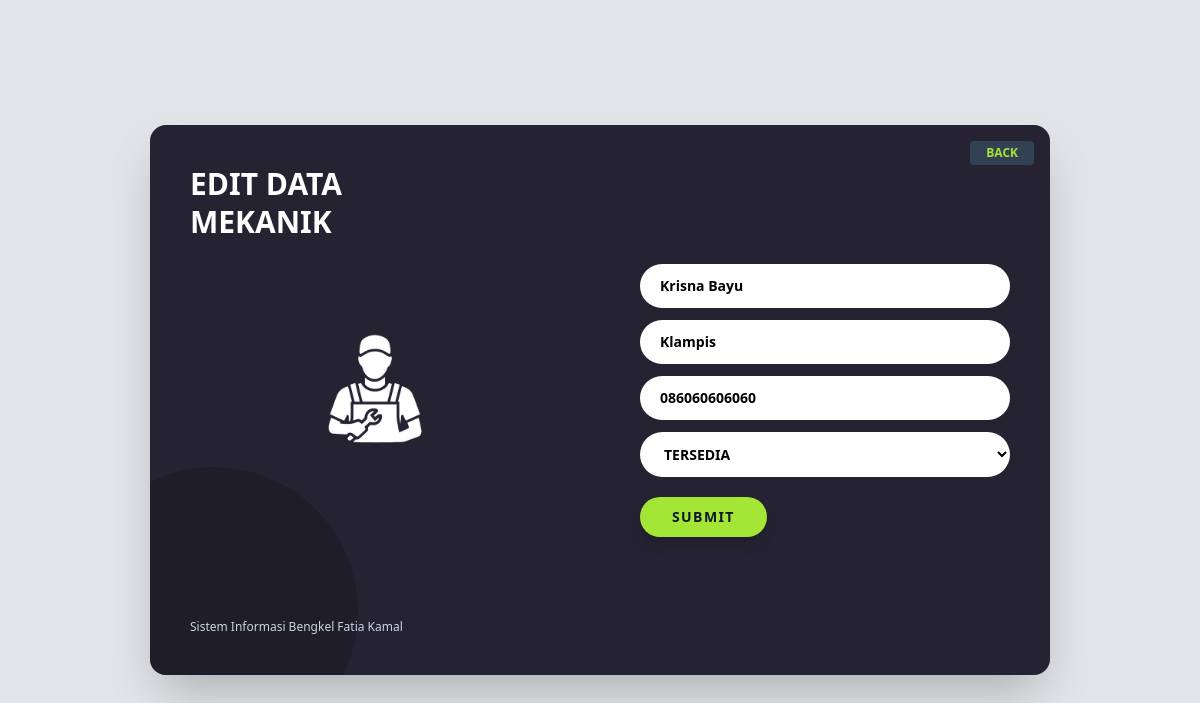
Page /mekanik_form.php?id=MKN2501015 (signed in) on the committed database.
### tables this page shows
CREATE TABLE `mekanik` (
  `id_mekanik` VARCHAR(15) NOT NULL PRIMARY KEY,
  `nama_mekanik` VARCHAR(100) NOT NULL,
  `alamat` TEXT DEFAULT NULL,
  `no_telp` VARCHAR(20) NOT NULL,
  `status_aktif` ENUM('Tersedia','Bertugas') DEFAULT 'Tersedia'
);

### mekanik_form.php (the view, shortened to what this page needs)
<?php
require_once 'config/database.php';
$id = $_GET['id'] ?? 0;
$edit = false;
$m = ['nama_mekanik'=>'', 'alamat'=>'', 'no_telp'=>'', 'status_aktif'=>'Tersedia'];
if ($id) {
    $stmt = $pdo->prepare("SELECT * FROM mekanik WHERE id_mekanik = ?");
    $stmt->execute([$id]);
    $m = $stmt->fetch();
    $edit = true;
}
?>
<!DOCTYPE html>
<html lang="id">
<head>
    <script src="https://cdn.tailwindcss.com"></script>
    <link rel="stylesheet" href="https://cdnjs.cloudflare.com/ajax/libs/font-awesome/6.5.1/css/all.min.css">
</head>
<body class="bg-[#e2e4e7] flex items-center justify-center h-screen">
<div class="w-[900px] bg-[#252332] rounded-2xl shadow-2xl flex overflow-hidden" style="height: 550px;">
    <div class="w-1/2 p-10 flex flex-col justify-between relative overflow-hidden">
        <div class="absolute -bottom-20 -left-20 w-72 h-72 bg-[#1c1a26] rounded-full opacity-60"></div>
        <h1 class="text-3xl font-black text-white leading-tight relative z-10">
            <?= $edit ? 'EDIT DATA<br>MEKANIK' : 'TAMBAH DATA<br>MEKANIK' ?>
        </h1>
        <div class="relative z-10 flex justify-center -mt-20">
            <img src="gambar/mekanik.png" alt="" class="max-h-48">
        </div>
        <p class="text-slate-300 text-xs relative z-10">Sistem Informasi Bengkel Fatia Kamal</p>
    </div>
    <div class="w-1/2 p-10 flex flex-col justify-center relative">
        <a href="mekanik.php"
           class="absolute top-4 right-4 bg-slate-700 hover:bg-slate-600 text-lime-400 font-bold px-4 py-1 rounded text-xs transition">
            BACK
        </a>
        <form method="POST" class="space-y-3" id="formMekanik" onsubmit="return confirmSubmit(event)">
            <input name="nama"
                   value="<?= htmlspecialchars($m['nama_mekanik']) ?>"
                   placeholder="NAMA"
                   required
                   autocomplete="off"
                   class="w-full bg-white rounded-full px-5 py-3 text-sm font-semibold focus:outline-none focus:ring-2 focus:ring-lime-400 transition">
            <input name="alamat"
                   value="<?= htmlspecialchars($m['alamat'] ?? '') ?>"
                   placeholder="ALAMAT"
                   required
                   autocomplete="off"
                   class="w-full bg-white rounded-full px-5 py-3 text-sm font-semibold focus:outline-none focus:ring-2 focus:ring-lime-400 transition">
            <input name="no_telp"
                   type="number"
                   value="<?= htmlspecialchars($m['no_telp']) ?>"
                   placeholder="NO. TELP"
                   required
                   autocomplete="off"
                   min="0"
                   class="w-full bg-white rounded-full px-5 py-3 text-sm font-semibold focus:outline-none focus:ring-2 focus:ring-lime-400 transition
                          [appearance:textfield] [&::-webkit-outer-spin-button]:appearance-none [&::-webkit-inner-spin-button]:appearance-none">
            <select name="status_aktif"
                    class="w-full bg-white rounded-full px-5 py-3 text-sm font-semibold focus:outline-none focus:ring-2 focus:ring-lime-400 transition">
                <option value="Tersedia" <?= $m['status_aktif']=='Tersedia'?'selected':'' ?>>TERSEDIA</option>
            </select>
            <div class="pt-2">
                <button type="submit"
                        class="bg-[#a3e635] hover:bg-[#84cc16] text-slate-900 font-black py-2.5 px-8 rounded-full uppercase text-sm tracking-widest shadow-lg transition">
                    SUBMIT
                </button>
            </div>
        </form>
    </div>
</div>
</body>
</html>

### rows in the picture
mekanik: nama "Krisna Bayu", alamat "Klampis", no_telp "086060606060", status_aktif "TERSEDIA"
